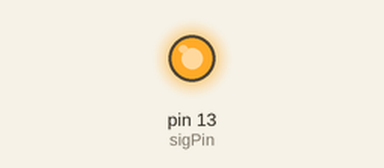
This sketch was run on a simulated Arduino Uno, built with avr-gcc and run on an emulated ATmega328P. Parts: output pins drawn as LEDs (lit = HIGH). Pins used as bus, display or sensor lines are not drawn.

Above: at 2.0 s.
At 6.0 s:
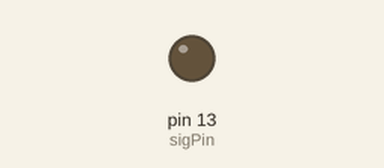
Timing chart, 0 to 10.4 s (numbered marks = the images above):
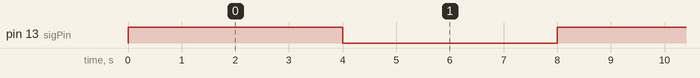

The sketch:

12v_relay_test.ino
```cpp
const int sigPin = 13;
const int vccPin = 9;


void setup() {
  pinMode(sigPin, OUTPUT);
  pinMode(vccPin, OUTPUT);

  digitalWrite(vccPin, HIGH);
}

void loop() {
  digitalWrite(sigPin, HIGH);
  delay(4000);
  digitalWrite(sigPin, LOW);
  delay(4000);
}
```

Measured:
- by itself, pin 13 (sigPin): alternates HIGH for 4.0 s and LOW for 4.0 s
